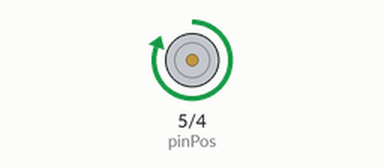
The sketch below on a simulated Arduino Uno, built with avr-gcc and run on an emulated ATmega328P. Parts: motor-driver pin pairs drawn as motors (green arrow = first pin HIGH = forward, orange = second pin HIGH = backward, longer = more drive, scaled by the enable pin).

Above: at 0.5 s.
At 2.5 s:
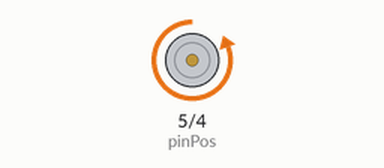
At 3.5 s:
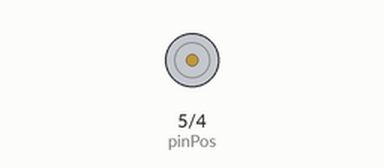
Timing chart, 0 to 5.2 s (numbered marks = the images above):
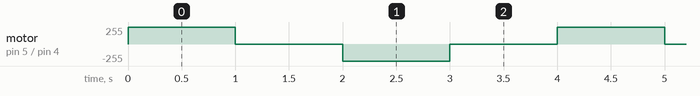

Measured:
- by itself, motor on pin 5 (pinPos) / pin 4 (pinNeg): repeats every 4.0 s: stopped 1.0 s, backward 255/255 1.0 s, stopped 1.0 s, forward 255/255 1.0 s

The sketch:

19_DC_motor.ino
```cpp
int pinPos = 5;
int pinNeg = 4;
int pinEn = 3;

void setup() {
  Serial.begin(115200);
  pinMode(pinPos, OUTPUT);
  pinMode(pinNeg, OUTPUT);
  pinMode(pinEn, OUTPUT);

}

void loop() {                 // CW -> stop -> CCW -> brake
  // CW
  digitalWrite(pinPos, HIGH);
  digitalWrite(pinNeg, LOW);
  digitalWrite(pinEn, HIGH);
  delay(1000);
  // stop
  digitalWrite(pinPos, LOW);
  digitalWrite(pinNeg, LOW);
  digitalWrite(pinEn, HIGH);
  delay(1000);
  // CCW
  digitalWrite(pinPos, LOW);
  digitalWrite(pinNeg, HIGH);
  digitalWrite(pinEn, HIGH);
  delay(1000);
  // brake
  digitalWrite(pinPos, LOW);
  digitalWrite(pinNeg, HIGH);
  digitalWrite(pinEn, LOW);
  delay(1000);
}
```
